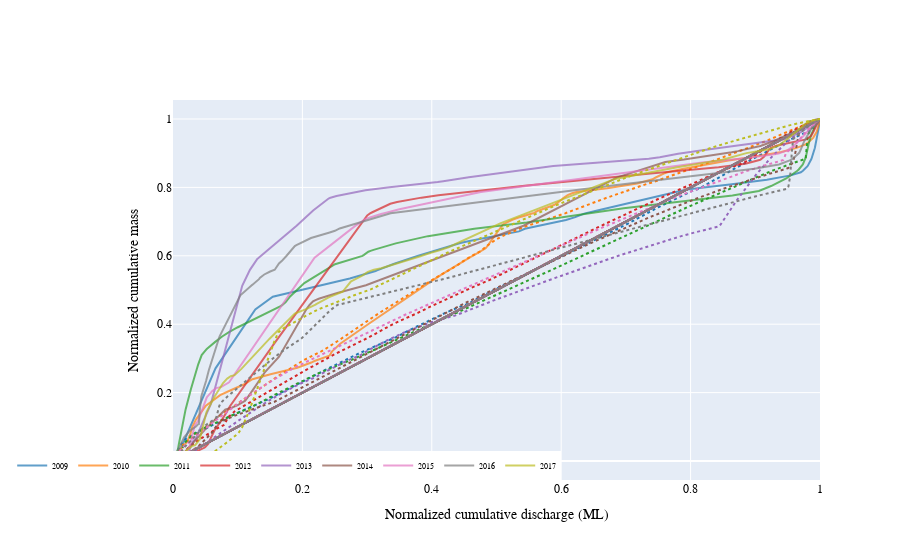

Notebook code for this chart:
### Code cell
# fig = go.Figure()
# color_list = px.colors.qualitative.D3
# for ii in range(2009, 2018):
#     # Plot simulations
#     df_mod_temp = df_mod_plot.loc[pd.to_datetime(f'{ii}-07-01'):pd.to_datetime(f'{ii+1}-07-01'), :].values
#     fig.add_trace(go.Scatter(x = df_mod_temp[:, 0], y=df_mod_temp[:, 1], mode = 'lines', showlegend=False,
#                             line = dict(width=2, dash='dot', color = color_list[ii-2009])))
    
#     # Plot observations
#     df_obs_temp = df_obs_plot.loc[pd.to_datetime(f'{ii}-07-01'):pd.to_datetime(f'{ii+1}-07-01'), :].values
#     fig.add_trace(go.Scatter(x = df_obs_temp[:, 0], y=df_obs_temp[:, 1], mode = 'lines', name=ii,
#                             line = dict(width=2, color = color_list[ii-2009]), opacity=0.7))

# fig.update_layout(
#     yaxis = dict(
#         title_text = ylabel
#     ),
#      xaxis = dict(
#         title_text = xlabel
#     )
# )

# fig.update_layout(legend = dict(yanchor="bottom", y = 0.0, xanchor = "right", x = 0.6, 
#                 font = dict(size=8), orientation='h'), font_family = "Arial", font_color = 'black')

# fig.show()
# pio.write_image(fig, fig_path + 'SSL-Q_cumulative_lines.png', scale=2, width=8, height=6)

### Figure 1 — Plotly figure (JSON) as saved in the notebook; plotly's stock layout.template omitted (floating-point values rounded to 4 significant figures; data arrays with more than 128 entries replaced by an {"elided": "..."} marker saying what was removed)
{"data": [{"line": {"color": "#1F77B4", "dash": "dot", "width": 2}, "mode": "lines", "showlegend": false, "type": "scatter", "x": {"elided": "366 float values"}, "y": {"elided": "366 float values"}}, {"line": {"color": "#1F77B4", "width": 2}, "mode": "lines", "name": "2009", "opacity": 0.7, "type": "scatter", "x": {"elided": "366 float values"}, "y": {"elided": "366 float values"}}, {"line": {"color": "#FF7F0E", "dash": "dot", "width": 2}, "mode": "lines", "showlegend": false, "type": "scatter", "x": {"elided": "366 float values"}, "y": {"elided": "366 float values"}}, {"line": {"color": "#FF7F0E", "width": 2}, "mode": "lines", "name": "2010", "opacity": 0.7, "type": "scatter", "x": {"elided": "366 float values"}, "y": {"elided": "366 float values"}}, {"line": {"color": "#2CA02C", "dash": "dot", "width": 2}, "mode": "lines", "showlegend": false, "type": "scatter", "x": {"elided": "367 float values"}, "y": {"elided": "367 float values"}}, {"line": {"color": "#2CA02C", "width": 2}, "mode": "lines", "name": "2011", "opacity": 0.7, "type": "scatter", "x": {"elided": "367 float values"}, "y": {"elided": "367 float values"}}, {"line": {"color": "#D62728", "dash": "dot", "width": 2}, "mode": "lines", "showlegend": false, "type": "scatter", "x": {"elided": "366 float values"}, "y": {"elided": "366 float values"}}, {"line": {"color": "#D62728", "width": 2}, "mode": "lines", "name": "2012", "opacity": 0.7, "type": "scatter", "x": {"elided": "366 float values"}, "y": {"elided": "366 float values"}}, {"line": {"color": "#9467BD", "dash": "dot", "width": 2}, "mode": "lines", "showlegend": false, "type": "scatter", "x": {"elided": "366 float values"}, "y": {"elided": "366 float values"}}, {"line": {"color": "#9467BD", "width": 2}, "mode": "lines", "name": "2013", "opacity": 0.7, "type": "scatter", "x": {"elided": "366 float values"}, "y": {"elided": "366 float values"}}, {"line": {"color": "#8C564B", "dash": "dot", "width": 2}, "mode": "lines", "showlegend": false, "type": "scatter", "x": {"elided": "366 float values"}, "y": {"elided": "366 float values"}}, {"line": {"color": "#8C564B", "width": 2}, "mode": "lines", "name": "2014", "opacity": 0.7, "type": "scatter", "x": {"elided": "366 float values"}, "y": {"elided": "366 float values"}}, {"line": {"color": "#E377C2", "dash": "dot", "width": 2}, "mode": "lines", "showlegend": false, "type": "scatter", "x": {"elided": "367 float values"}, "y": {"elided": "367 float values"}}, {"line": {"color": "#E377C2", "width": 2}, "mode": "lines", "name": "2015", "opacity": 0.7, "type": "scatter", "x": {"elided": "367 float values"}, "y": {"elided": "367 float values"}}, {"line": {"color": "#7F7F7F", "dash": "dot", "width": 2}, "mode": "lines", "showlegend": false, "type": "scatter", "x": {"elided": "366 float values"}, "y": {"elided": "366 float values"}}, {"line": {"color": "#7F7F7F", "width": 2}, "mode": "lines", "name": "2016", "opacity": 0.7, "type": "scatter", "x": {"elided": "366 float values"}, "y": {"elided": "366 float values"}}, {"line": {"color": "#BCBD22", "dash": "dot", "width": 2}, "mode": "lines", "showlegend": false, "type": "scatter", "x": {"elided": "365 float values"}, "y": {"elided": "365 float values"}}, {"line": {"color": "#BCBD22", "width": 2}, "mode": "lines", "name": "2017", "opacity": 0.7, "type": "scatter", "x": {"elided": "365 float values"}, "y": {"elided": "365 float values"}}], "layout": {"autosize": true, "font": {"color": "black", "family": "Arial"}, "legend": {"font": {"size": 8}, "orientation": "h", "x": 0.6, "xanchor": "right", "y": 0, "yanchor": "bottom"}, "xaxis": {"autorange": true, "range": [3.082e-05, 1.0], "title": {"text": "Normalized cumulative discharge (ML)"}, "type": "linear"}, "yaxis": {"autorange": true, "range": [-0.05555, 1.056], "title": {"text": "Normalized cumulative mass"}, "type": "linear"}}}
